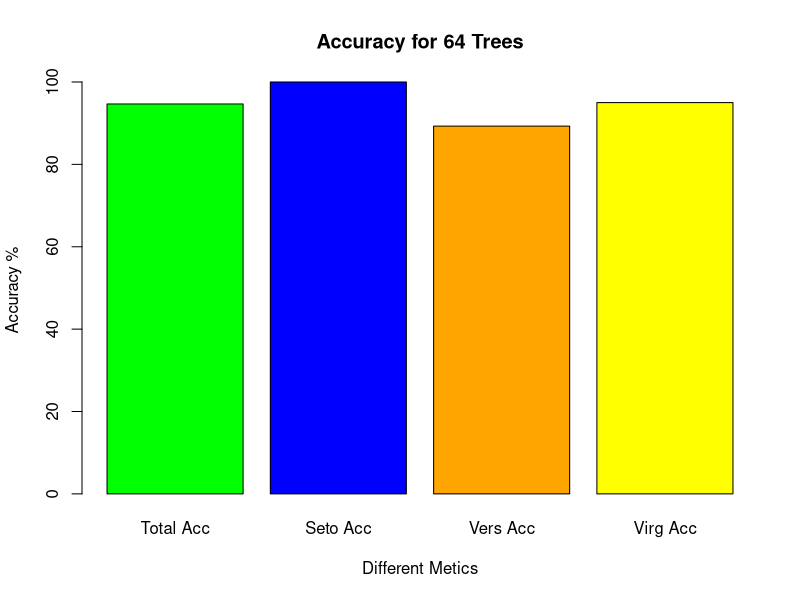

This figure's R source:

# library the random forest package
library(randomForest)

# load the iris data set
data(iris)

# Choose Size of training data and trees used
Train_N <- 75 # 50% split
Num_Trees <- 64 # 64 trees used

# Split the data set into training and test
set.seed(123) #makes it repeatable
Ind <- sample(1:nrow(iris), Train_N, replace = FALSE)
Train <- iris[Ind,]
Test <- iris[-Ind,]

# The random forest model created using the training data
model <- randomForest(Species ~ ., data = Train, ntree = Num_Trees)

# A data frame containing the predicted and actual flower species
Results <- data.frame(predict(model,Test[,-5]), Test[,5])
names(Results) <- c("Predicted","Actual")

# Initializing values for the loop
Correct <- rep(0,(150-Train_N))
Group_1 <- Group_2 <- Group_3 <- 0
C1 <- C2 <- C3 <- 0

# For loop that iterates through the row indexes of the "Results" data frame
for(i in 1:(150-Train_N)){
  # Assigns a 1 to "Correct" if it is correct
  if(Results$Predicted[i] == Results$Actual[i]){
    Correct[i] = 1
  }
  # Counts up C1 and accumulates group 1 if correct
  if(Results$Actual[i] == "setosa"){
    C1 = C1 + 1
    if(Correct[i] == 1){Group_1 = Group_1 + 1}
  }
  # Counts up C2 and accumulates group 2 if correct
  if(Results$Actual[i] == "versicolor"){
    C2 = C2 + 1
    if(Correct[i] == 1){Group_2 = Group_2 + 1}
  }
  # Counts up C3 and accumulates group 3 if correct
  if(Results$Actual[i] == "virginica"){
    C3 = C3 + 1
    if(Correct[i] == 1){Group_3 = Group_3 + 1}
  }
}

# Calculating the percent correct ovar all and by species
Correct_Total = round(sum(Correct)*100/(150-Train_N),2)
Correct_Seto = round(Group_1*100/C1,2)
Correct_Vers = round(Group_2*100/C2,2)
Correct_Virg = round(Group_3*100/C3,2)

# Printing percent correct in the console
print(paste("Total accuracy: ", Correct_Total, "%",
            "    Setosa accuracy: ", Correct_Seto, "%",
            "    Versicolor accuracy: ", Correct_Vers, "%",
            "    Virginica accuracy: ", Correct_Virg, "%", sep = ""))

# Visualizing percent correct as a bar plot
barplot(c(Correct_Total,Correct_Seto,Correct_Vers,Correct_Virg),
        names.arg = c("Total Acc","Seto Acc", "Vers Acc", "Virg Acc"),
        main = paste("Accuracy for",Num_Trees,"Trees"),xlab = "Different Metics",
        ylab = "Accuracy %", col = c("green","blue","orange","yellow"))



